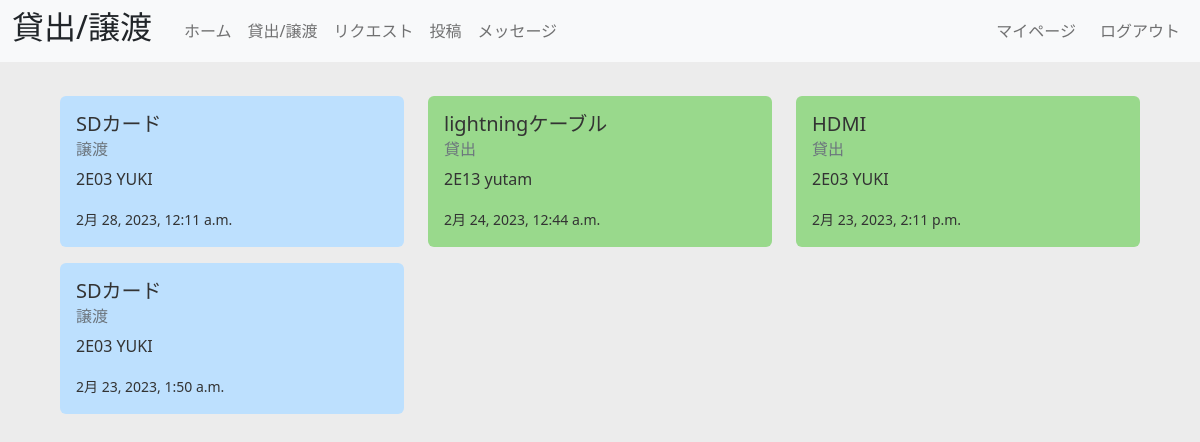
The app's page /lending (signed in), older data.
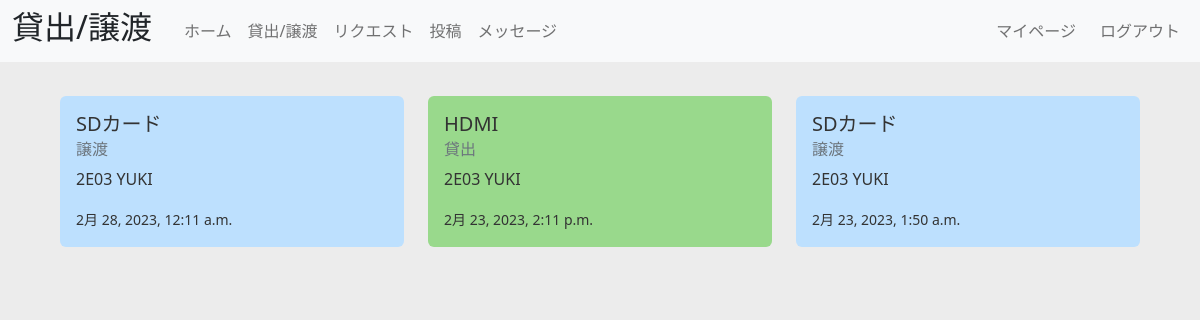
The same page, newer data.
### app1/models.py (models this page shows)
class Item(models.Model):
    item_name = models.CharField(max_length=50)
    category = models.IntegerField(default=0) # 0:貸出, 1:譲渡, 2:リクエスト
    description = models.TextField(max_length=200, null=True)
    image = models.ImageField(null = True)
    posted_at = models.DateTimeField(default=timezone.now)
    user = models.ForeignKey(
        Profile,
        on_delete=models.CASCADE,
    )

### accounts/models.py (models this page shows)
class Profile(models.Model):
    user_name = models.CharField(max_length=50)
    room_number = models.CharField(max_length = 4)
    profile_image = models.ImageField(null = True, default='icons/neko.jpg')
    user = models.ForeignKey(
        User,
        on_delete=models.CASCADE,
    )

### app1/views.py (the view)
# urls.py: path('lending', views.lending, name='lending'),
@login_required
def lending(request):
    item = Item.objects.filter(Q(category = 0) | Q(category = 1)).order_by("-posted_at")
    try:
        user = Profile.objects.get(user = request.user)
        context = {'items': item, 'user': user}
    except:
        context = {'items' : item}
    return render(request, 'app1/lending.html', context)

### app1/templates/app1/lending.html (shortened to what this page needs)
{% extends 'app1/base.html' %}
{% load static %}
{% block header %}貸出/譲渡{% endblock header %}
{% block content %}
<div class="container mt-5">
    <div class="row">
        {% for item in items %}
        {% if item.category == 0 %}
        <div class="col-md-4 mb-3">
            <a class="card border-0" href="{% url 'detail' item.id %}" id="lend">
                <div class="card-body">
                    <h5 class="card-title">{{ item.item_name }}</h5>
                    <h6 class="card-subtitle mb-2 text-muted">貸出</h6>
                    <p class="card-text">{{ item.user.room_number }} {{ item.user.user_name }}</p>
                    <div class="date"><small>{{ item.posted_at }}</small></div>
                </div>
            </a>
        </div>
        {% else %}
        <div class="col-md-4 mb-3">
            <a class="card border-0" href="{% url 'detail' item.id %}" id="giving">
                <div class="card-body">
                    <h5 class="card-title">{{ item.item_name }}</h5>
                    <h6 class="card-subtitle mb-2 text-muted">譲渡</h6>
                    <p class="card-text">{{ item.user.room_number }} {{ item.user.user_name }}</p>
                    <div class="date"><small>{{ item.posted_at }}</small></div>
                </div>
            </a>
        </div>
        {% endif %}
        {% empty %}
        <h3>投稿はありません</h3>
        {% endfor %}
    </div>
</div>
{% endblock content %}

Row changes from the older to the newer data that the page shows:
removed Item: item_name "lightningケーブル", user.room_number "2E13", user.user_name "yutam", posted_at "2月 24, 2023, 12:44 a.m."
